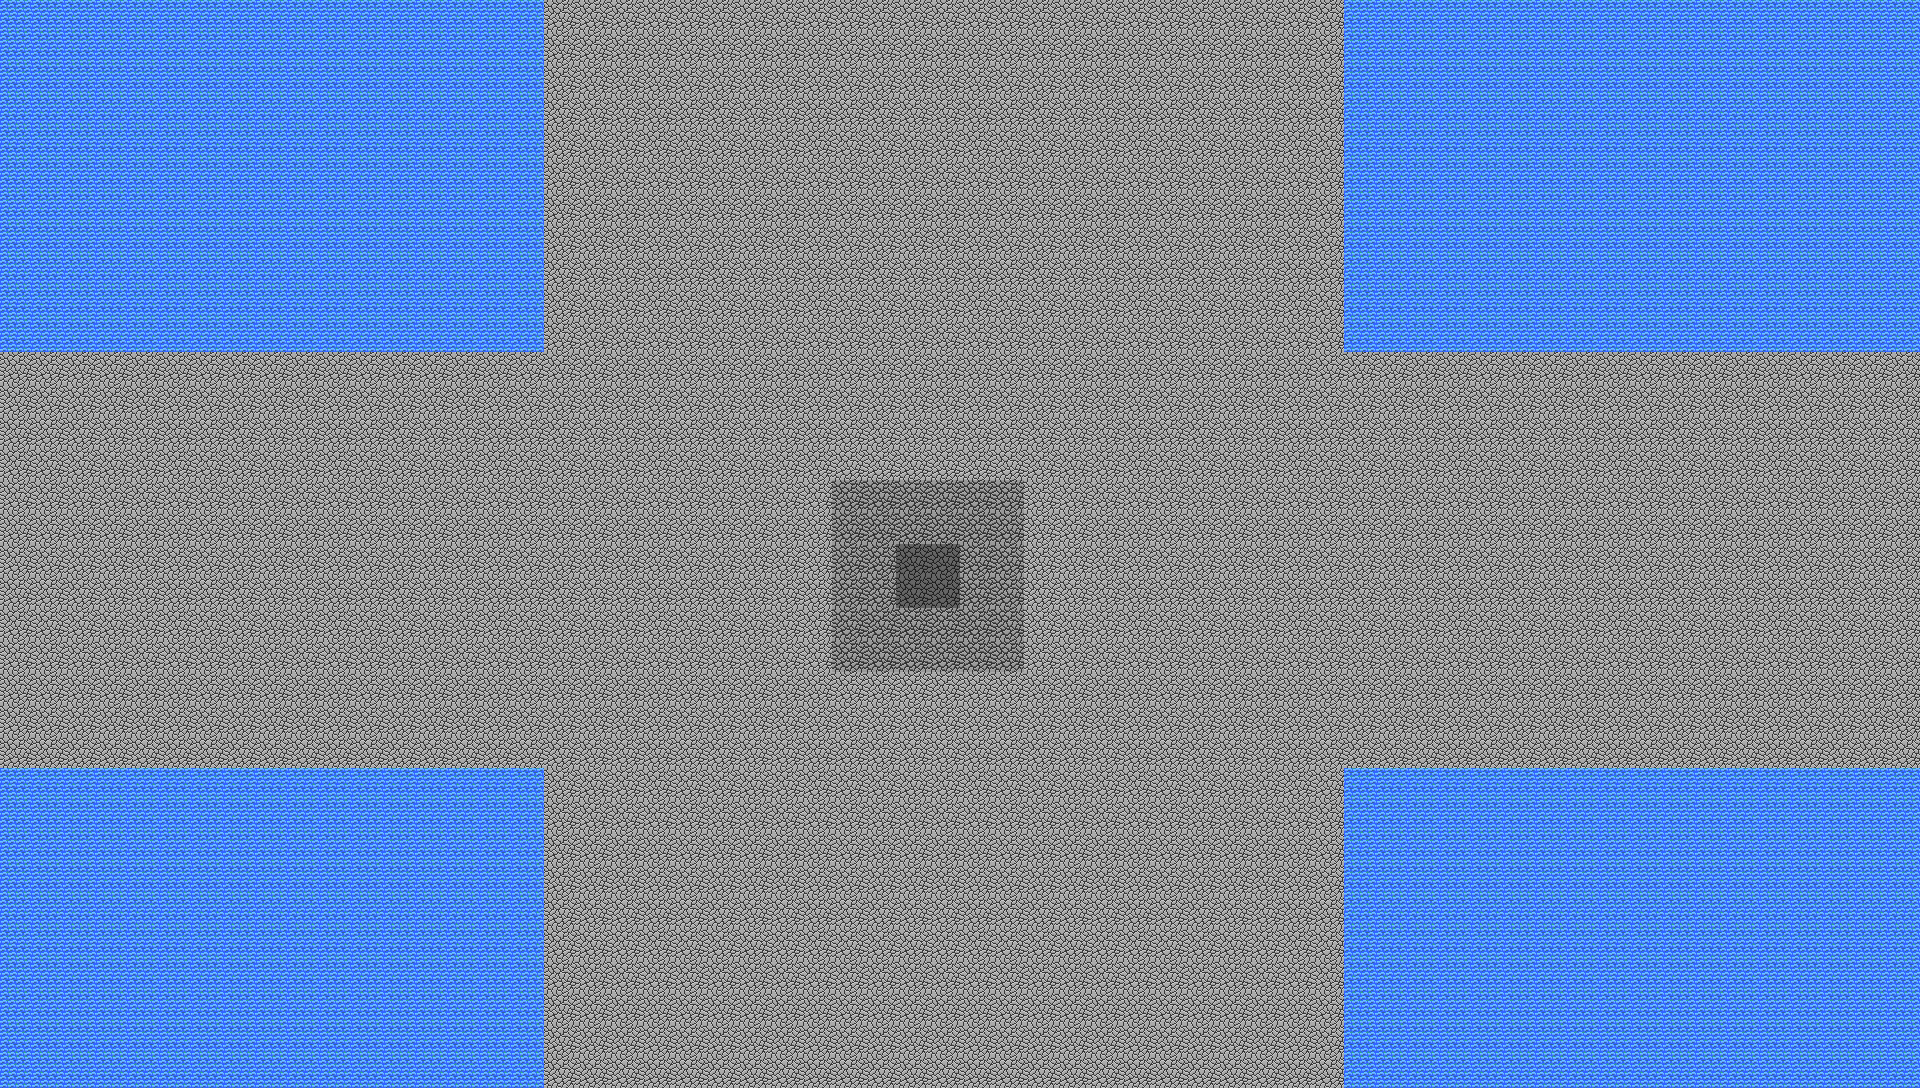

Tiled map render using the project's own tile images. Description and the map definition, with tile-layer contents summarised, below:
An orthogonal 60x34 tile map with 32x32 px tiles, 1 tile layer (Base), 1 hidden layer not drawn, 7 tilesets and 1 object (SavePoint).

<map version="1.0" orientation="orthogonal" width="60" height="34" tilewidth="32" tileheight="32">
 <tileset firstgid="1" source="../../tilesets/Dungeon 1.tsx" />
 <tileset firstgid="91" source="../../tilesets/Dungeon 2.tsx" />
 <tileset firstgid="235" source="../../tilesets/Dungeon 3.tsx" />
 <tileset firstgid="352" source="../../tilesets/Dungeon 4.tsx" />
 <tileset firstgid="523" source="../../tilesets/Overworld 1.tsx" />
 <tileset firstgid="651" source="../../tilesets/Overworld 2.tsx" />
 <tileset firstgid="787" source="../../tilesets/Overworld 3.tsx" />
 <layer name="Base" width="60" height="34">
  <data>[2040 cells, 2040 non-empty, 4 distinct tile ids]</data>
 </layer>
 <layer name="Decorations" width="60" height="34" visible="0">
  <data>[2040 cells, 280 non-empty, 9 distinct tile ids]</data>
 </layer>
 <objectgroup name="Objects" width="60" height="34">
  <object name="Save" type="SavePoint" x="912" y="560" width="32" height="32" />
 </objectgroup>
</map>
